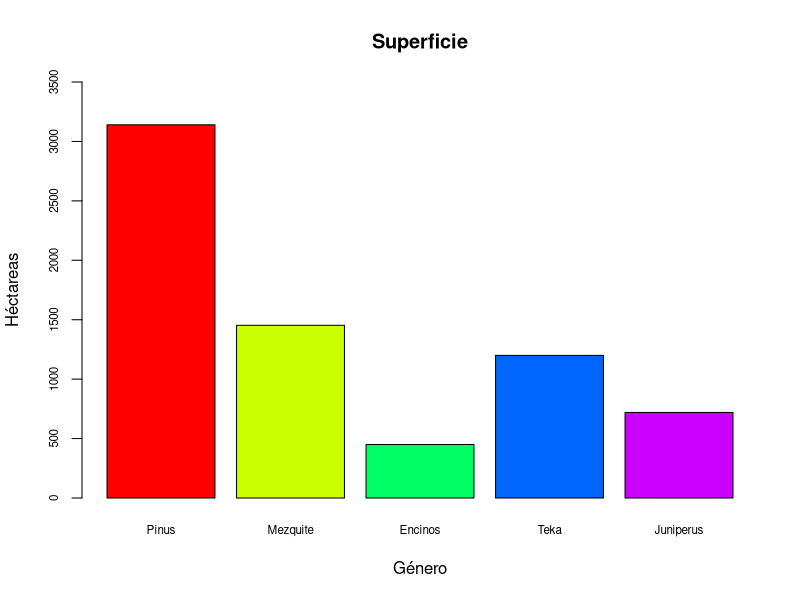
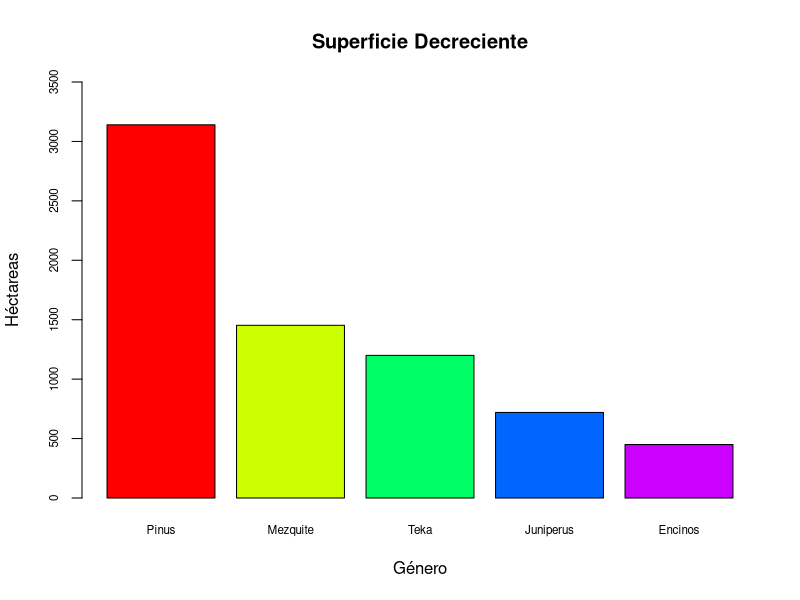

The R source for these figures, in order:

# Problema 1 --------------------------------------------------------------


superficie <- c(3140, 1453, 450, 1200, 720)

barplot(superficie, main = "Superficie", col = rainbow(5), 
        ylab = "Héctareas", xlab = "Género", cex.axis = (0.7), 
        cex.names = (0.7), ylim = c(0, 3500),
        names.arg = c("Pinus", "Mezquite", "Encinos", "Teka","Juniperus"))

sup_creciente <- sort(superficie)
sup_creciente

sup_decreciente <- sort(superficie, decreasing = TRUE)
sup_decreciente

barplot(sup_decreciente, main = "Superficie Decreciente", col = rainbow(5), 
        ylab = "Héctareas", xlab = "Género", cex.axis = (0.7), 
        cex.names = (0.7), ylim = c(0, 3500),
        names.arg = c("Pinus", "Mezquite", "Teka", "Juniperus", "Encinos"))
mean (superficie)


# Problema 2 --------------------------------------------------------------

germinacion <- c(4, 1, 6, 2, 4, 2, 4, 2, 4, 6, 3, 5, 3, 2, 5, 4, 0, 5, 4,
                 2, 4, 5, 3, 5, 3, 5, 4, 3, 6, 2)
mean(germinacion)
sd(germinacion)


# Problema 3 --------------------------------------------------------------

altura <- c(38, 14, 44, 11, 9, 21, 39, 28, 41, 4, 35, 24, 36, 12,
            20, 31, 24, 25, 10, 21, 11, 36, 37, 20, 26)
mean(altura)
sd(altura)

